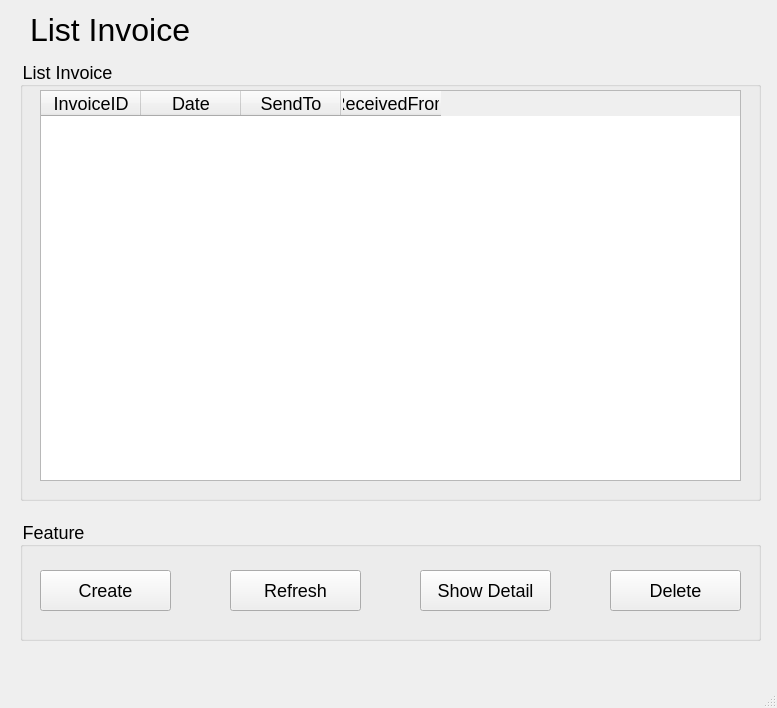
<?xml version="1.0" encoding="UTF-8"?>
<ui version="4.0">
 <class>MainWindow</class>
 <widget class="QMainWindow" name="MainWindow">
  <property name="geometry">
   <rect>
    <x>0</x>
    <y>0</y>
    <width>777</width>
    <height>708</height>
   </rect>
  </property>
  <property name="windowTitle">
   <string>MainWindow</string>
  </property>
  <property name="styleSheet">
   <string notr="true">font-size: 18px</string>
  </property>
  <widget class="QWidget" name="centralwidget">
   <widget class="QGroupBox" name="groupBox">
    <property name="geometry">
     <rect>
      <x>20</x>
      <y>60</y>
      <width>741</width>
      <height>441</height>
     </rect>
    </property>
    <property name="title">
     <string>List Invoice</string>
    </property>
    <widget class="QTableWidget" name="tableWidgetListInvoice">
     <property name="geometry">
      <rect>
       <x>20</x>
       <y>30</y>
       <width>701</width>
       <height>391</height>
      </rect>
     </property>
     <column>
      <property name="text">
       <string>InvoiceID</string>
      </property>
     </column>
     <column>
      <property name="text">
       <string>Date</string>
      </property>
     </column>
     <column>
      <property name="text">
       <string>SendTo</string>
      </property>
     </column>
     <column>
      <property name="text">
       <string>ReceivedFrom</string>
      </property>
     </column>
    </widget>
   </widget>
   <widget class="QLabel" name="label">
    <property name="geometry">
     <rect>
      <x>30</x>
      <y>10</y>
      <width>171</width>
      <height>41</height>
     </rect>
    </property>
    <property name="text">
     <string>&lt;html&gt;&lt;head/&gt;&lt;body&gt;&lt;p&gt;&lt;span style=&quot; font-size:24pt;&quot;&gt;List Invoice&lt;/span&gt;&lt;/p&gt;&lt;/body&gt;&lt;/html&gt;</string>
    </property>
   </widget>
   <widget class="QGroupBox" name="groupBox_2">
    <property name="geometry">
     <rect>
      <x>20</x>
      <y>520</y>
      <width>741</width>
      <height>121</height>
     </rect>
    </property>
    <property name="title">
     <string>Feature</string>
    </property>
    <widget class="QPushButton" name="pushButtonCreate">
     <property name="geometry">
      <rect>
       <x>20</x>
       <y>50</y>
       <width>131</width>
       <height>41</height>
      </rect>
     </property>
     <property name="text">
      <string>Create</string>
     </property>
    </widget>
    <widget class="QPushButton" name="pushButtonRefresh">
     <property name="geometry">
      <rect>
       <x>210</x>
       <y>50</y>
       <width>131</width>
       <height>41</height>
      </rect>
     </property>
     <property name="text">
      <string>Refresh</string>
     </property>
    </widget>
    <widget class="QPushButton" name="pushButtonShowDetail">
     <property name="geometry">
      <rect>
       <x>400</x>
       <y>50</y>
       <width>131</width>
       <height>41</height>
      </rect>
     </property>
     <property name="text">
      <string>Show Detail</string>
     </property>
    </widget>
    <widget class="QPushButton" name="pushButtonDelete">
     <property name="geometry">
      <rect>
       <x>590</x>
       <y>50</y>
       <width>131</width>
       <height>41</height>
      </rect>
     </property>
     <property name="text">
      <string>Delete</string>
     </property>
    </widget>
   </widget>
  </widget>
  <widget class="QMenuBar" name="menubar">
   <property name="geometry">
    <rect>
     <x>0</x>
     <y>0</y>
     <width>777</width>
     <height>31</height>
    </rect>
   </property>
  </widget>
  <widget class="QStatusBar" name="statusbar"/>
 </widget>
 <resources/>
 <connections/>
</ui>
